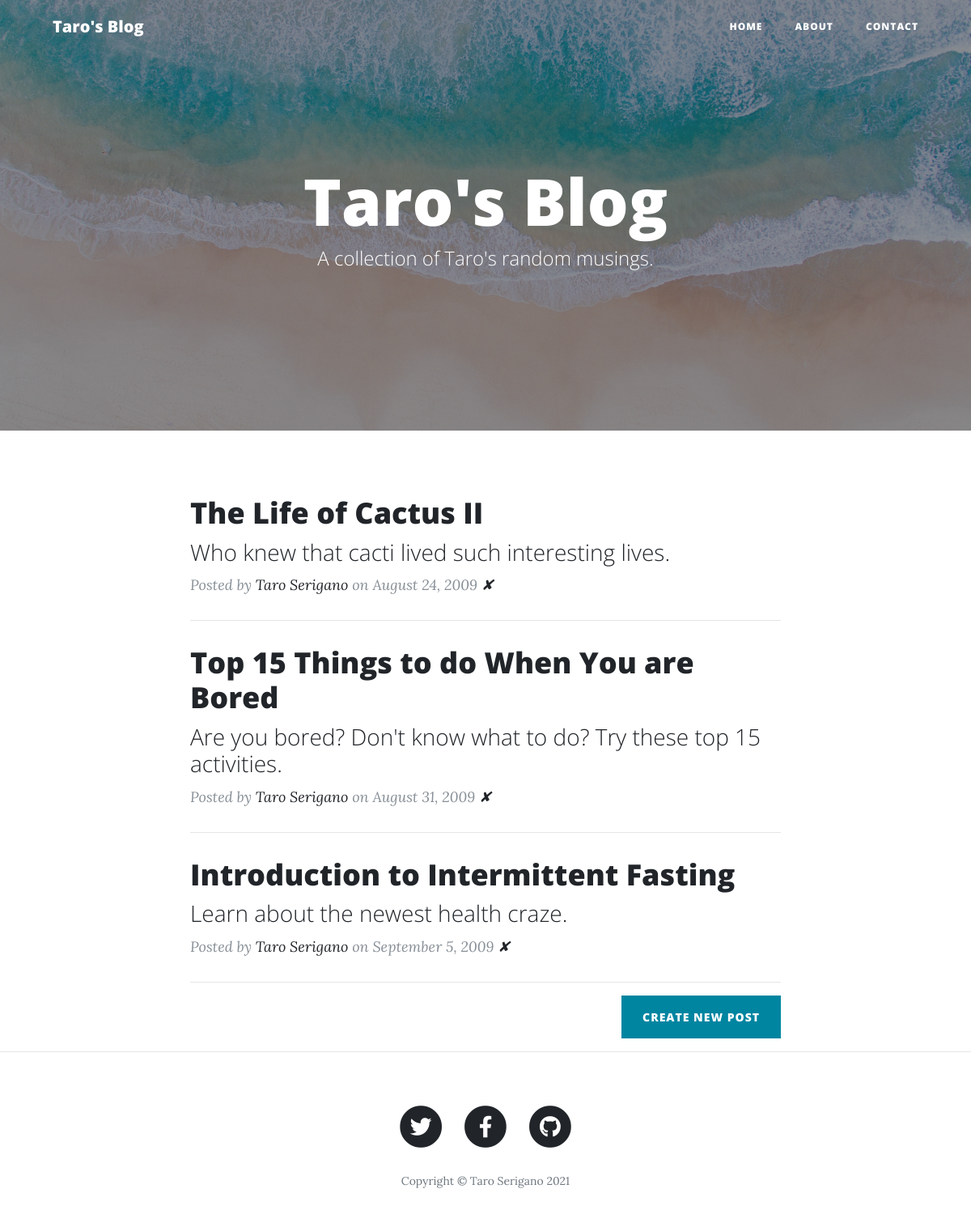
The page / on the database its author committed.
### main.py (models this page shows)
class BlogPost(db.Model):
    id = db.Column(db.Integer, primary_key=True)
    title = db.Column(db.String(250), unique=True, nullable=False)
    subtitle = db.Column(db.String(250), nullable=False)
    date = db.Column(db.String(250), nullable=False)
    body = db.Column(db.Text, nullable=False)
    author = db.Column(db.String(250), nullable=False)
    img_url = db.Column(db.String(250), nullable=False)

### main.py (the view)
@app.route('/')
def get_all_posts():
    posts = BlogPost.query.all()
    return render_template("index.html", all_posts=posts)

### main.py (called while the page is built)
@app.context_processor
def inject_now():
    return {'now': datetime.utcnow()}

### templates/index.html
{% include "header.html" %}
  <header class="masthead" style="background-image: url('../static/img/beach.jpg')">
    <div class="overlay"></div>
    <div class="container">
      <div class="row">
        <div class="col-lg-8 col-md-10 mx-auto">
          <div class="site-heading">
            <h1>Taro's Blog</h1>
            <span class="subheading">A collection of Taro's random musings.</span>
          </div>
        </div>
      </div>
    </div>
  </header>
  <div class="container">
    <div class="row">
      <div class="col-lg-8 col-md-10 mx-auto">
        {% for post in all_posts %}
        <div class="post-preview">
          <a href="{{ url_for('show_post', post_id=post.id) }}">
            <h2 class="post-title">
              {{post.title}}
            </h2>
            <h3 class="post-subtitle">
              {{post.subtitle}}
            </h3>
          </a>
          <p class="post-meta">Posted by
            <a href="#">{{post.author}}</a>
            on {{post.date}}
            <a href="{{url_for('delete_post', post_id=post.id) }}">✘</a>
          </p>
        </div>
        <hr>
        {% endfor %}
        <div class="clearfix">
          <a class="btn btn-primary float-right" href="{{url_for('add_new_post')}}">Create New Post</a>
        </div>
      </div>
    </div>
  </div>
  <hr>
{% include "footer.html" %}

### templates/header.html (shortened to what this page needs)
<!DOCTYPE html>
<html lang="en">
<head>
  <link href="{{ url_for('static', filename='vendor/bootstrap/css/bootstrap.min.css') }}" rel="stylesheet">
  <link href="{{ url_for('static', filename='vendor/fontawesome-free/css/all.min.css')}}" rel="stylesheet" type="text/css">
  <link href="{{ url_for('static', filename='css/clean-blog.min.css')}}" rel="stylesheet">
</head>
<body>
  <nav class="navbar navbar-expand-lg navbar-light fixed-top" id="mainNav">
    <div class="container">
      <a class="navbar-brand" href="{{url_for('get_all_posts')}}">Taro's Blog</a>
      <div class="collapse navbar-collapse" id="navbarResponsive">
        <ul class="navbar-nav ml-auto">
          <li class="nav-item">
            <a class="nav-link" href="/">Home</a>
          </li>
          <li class="nav-item">
            <a class="nav-link" href="/about">About</a>
          </li>
          <li class="nav-item">
            <a class="nav-link" href="/contact">Contact</a>
          </li>
        </ul>
      </div>
    </div>
  </nav>

### templates/footer.html (shortened to what this page needs)
  <footer>
    <div class="container">
      <div class="row">
        <div class="col-lg-8 col-md-10 mx-auto">
          <ul class="list-inline text-center">
            <li class="list-inline-item">
              <a href="#">
                <span class="fa-stack fa-lg">
                  <i class="fas fa-circle fa-stack-2x"></i>
                  <i class="fab fa-twitter fa-stack-1x fa-inverse"></i>
                </span>
              </a>
            </li>
            <li class="list-inline-item">
              <a href="#">
                <span class="fa-stack fa-lg">
                  <i class="fas fa-circle fa-stack-2x"></i>
                  <i class="fab fa-facebook-f fa-stack-1x fa-inverse"></i>
                </span>
              </a>
            </li>
            <li class="list-inline-item">
              <a href="#">
                <span class="fa-stack fa-lg">
                  <i class="fas fa-circle fa-stack-2x"></i>
                  <i class="fab fa-github fa-stack-1x fa-inverse"></i>
                </span>
              </a>
            </li>
          </ul>
          <p class="copyright text-muted">Copyright &copy; Taro Serigano {{ now.year }}</p>
        </div>
      </div>
    </div>
  </footer>
</body>
</html>

### rows shown on the page
BlogPost: title "The Life of Cactus II", subtitle "Who knew that cacti lived such interesting lives.", author "Taro Serigano", date "August 24, 2009"
BlogPost: title "Top 15 Things to do When You are Bored", subtitle "Are you bored? Don't know what to do? Try these top 15 activities.", author "Taro Serigano", date "August 31, 2009"
BlogPost: title "Introduction to Intermittent Fasting", subtitle "Learn about the newest health craze.", author "Taro Serigano", date "September 5, 2009"
